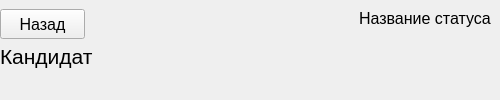
                  <widget class="QWidget" name="candidateHead" native="true">
                   <layout class="QHBoxLayout" name="horizontalLayout_23">
                    <property name="spacing">
                     <number>0</number>
                    </property>
                    <property name="leftMargin">
                     <number>0</number>
                    </property>
                    <property name="topMargin">
                     <number>0</number>
                    </property>
                    <property name="rightMargin">
                     <number>0</number>
                    </property>
                    <property name="bottomMargin">
                     <number>0</number>
                    </property>
                    <item alignment="Qt::AlignLeft|Qt::AlignTop">
                     <widget class="QWidget" name="widget_17" native="true">
                      <layout class="QVBoxLayout" name="verticalLayout_35">
                       <property name="spacing">
                        <number>5</number>
                       </property>
                       <property name="leftMargin">
                        <number>0</number>
                       </property>
                       <property name="rightMargin">
                        <number>0</number>
                       </property>
                       <property name="bottomMargin">
                        <number>10</number>
                       </property>
                       <item>
                        <widget class="QPushButton" name="exitFromCandidateBtn">
                         <property name="minimumSize">
                          <size>
                           <width>85</width>
                           <height>30</height>
                          </size>
                         </property>
                         <property name="maximumSize">
                          <size>
                           <width>85</width>
                           <height>30</height>
                          </size>
                         </property>
                         <property name="font">
                          <font>
                           <pointsize>12</pointsize>
                          </font>
                         </property>
                         <property name="text">
                          <string>Назад</string>
                         </property>
                         <property name="icon">
                          <iconset resource="../Qss/icons/_icons.qrc">
                           <normaloff>:/feather/icons/feather/corner-up-left.png</normaloff>:/feather/icons/feather/corner-up-left.png</iconset>
                         </property>
                         <property name="iconSize">
                          <size>
                           <width>24</width>
                           <height>24</height>
                          </size>
                         </property>
                        </widget>
                       </item>
                       <item>
                        <widget class="QLabel" name="candidateLabel">
                         <property name="minimumSize">
                          <size>
                           <width>350</width>
                           <height>25</height>
                          </size>
                         </property>
                         <property name="maximumSize">
                          <size>
                           <width>350</width>
                           <height>25</height>
                          </size>
                         </property>
                         <property name="font">
                          <font>
                           <pointsize>16</pointsize>
                          </font>
                         </property>
                         <property name="text">
                          <string>Кандидат</string>
                         </property>
                        </widget>
                       </item>
                      </layout>
                     </widget>
                    </item>
                    <item alignment="Qt::AlignRight|Qt::AlignTop">
                     <widget class="QWidget" name="widget_18" native="true">
                      <layout class="QHBoxLayout" name="horizontalLayout_24">
                       <item>
                        <widget class="QLabel" name="statusLabel">
                         <property name="sizePolicy">
                          <sizepolicy hsizetype="Preferred" vsizetype="Preferred">
                           <horstretch>60</horstretch>
                           <verstretch>0</verstretch>
                          </sizepolicy>
                         </property>
                         <property name="minimumSize">
                          <size>
                           <width>60</width>
                           <height>0</height>
                          </size>
                         </property>
                         <property name="font">
                          <font>
                           <pointsize>12</pointsize>
                          </font>
                         </property>
                         <property name="text">
                          <string>Название статуса</string>
                         </property>
                        </widget>
                       </item>
                      </layout>
                     </widget>
                    </item>
                   </layout>
                  </widget>
